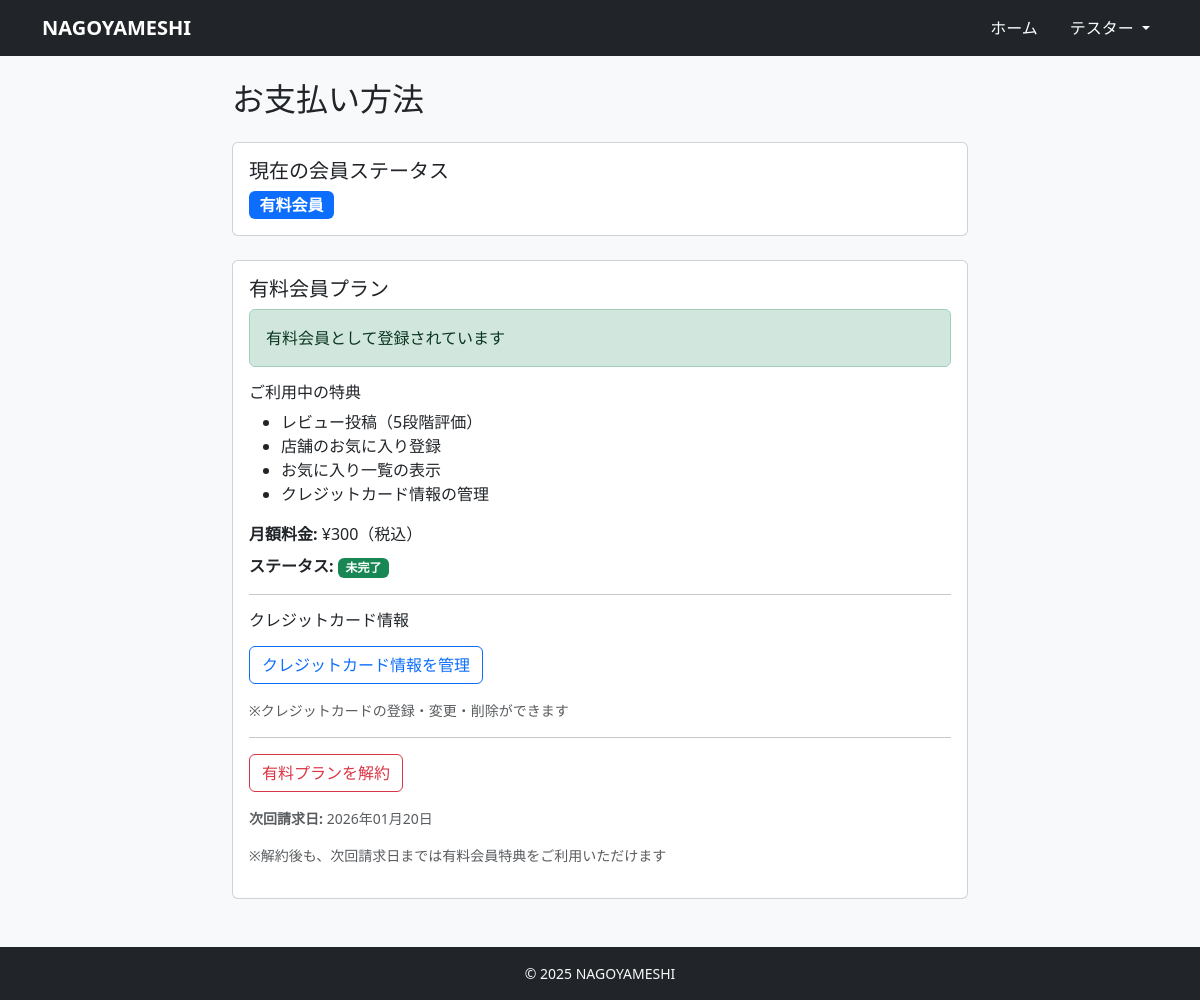
Page /accounts/user/payment/ (signed in) on the earlier database version.
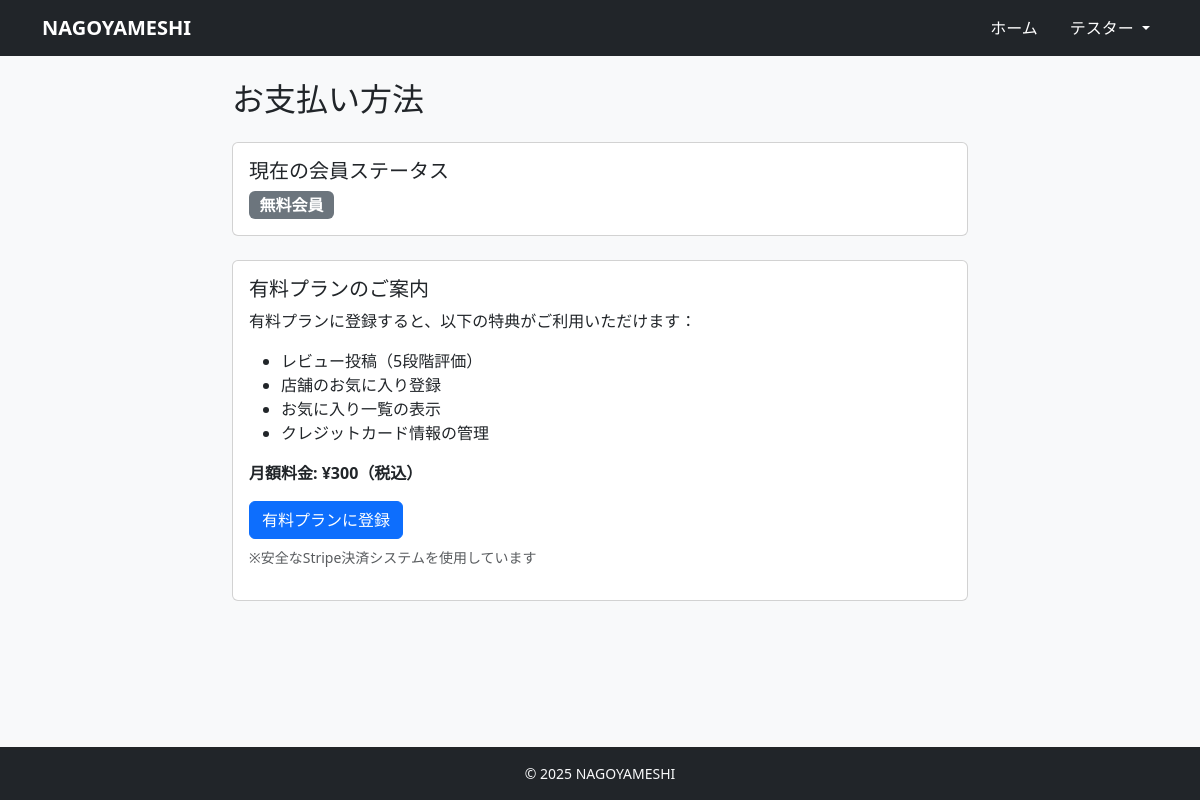
Same page on the later database version.
### accounts/models.py (models this page shows, shortened)
class User(AbstractUser):
    username = None  # 使わない（メールログインにする）
    email = models.EmailField(unique=True)
    name = models.CharField(max_length=10)
    name_kana = models.CharField(max_length=10)
    zipcode = models.CharField(max_length=8)
    address = models.CharField(max_length=20)
    tel = models.CharField(max_length=11)
    company = models.ForeignKey(
        'restaurants.Company',
        verbose_name='所属会社',
        on_delete=models.SET_NULL,
        null=True,
        blank=True,
        related_name='staff_members'
    )
    is_paid_member = models.BooleanField(default=False)
    is_owner_member = models.BooleanField(default=False)
    created_at = models.DateTimeField(auto_now_add=True)
    updated_at = models.DateTimeField(auto_now=True)
    USERNAME_FIELD = 'email'
    REQUIRED_FIELDS = ['name', 'name_kana', 'zipcode', 'address', 'tel']
    objects = CustomUserManager()

### subscriptions/models.py (models this page shows, shortened)
class Subscription(models.Model):
    STATUS_CHOICES = [
        ('active', 'アクティブ'),
        ('canceled', 'キャンセル済み'),
        ('past_due', '支払い遅延'),
        ('incomplete', '未完了'),
        ('trialing', 'トライアル中'),
    ]
    user = models.OneToOneField(
        settings.AUTH_USER_MODEL,
        on_delete=models.CASCADE,
        related_name='subscription',
        verbose_name='ユーザー'
    )
    stripe_customer_id = models.CharField(
        max_length=255,
        verbose_name='Stripe顧客ID',
        unique=True
    )
    stripe_subscription_id = models.CharField(
        max_length=255,
        verbose_name='StripeサブスクリプションID',
        unique=True,
        null=True,
        blank=True
    )
    status = models.CharField(
        max_length=20,
        choices=STATUS_CHOICES,
        default='incomplete',
        verbose_name='ステータス'
    )
    price = models.DecimalField(
        max_digits=10,
        decimal_places=2,
        default=300.00,
        verbose_name='月額料金'
    )
    started_at = models.DateTimeField(
        null=True,
        blank=True,
        verbose_name='開始日'
    )
    next_billing_date = models.DateTimeField(
        null=True,
        blank=True,
        verbose_name='次回請求日'
    )
    canceled_at = models.DateTimeField(
        null=True,
        blank=True,
        verbose_name='キャンセル日'
    )
    created_at = models.DateTimeField(auto_now_add=True, verbose_name='作成日時')
    updated_at = models.DateTimeField(auto_now=True, verbose_name='更新日時')
    class Meta:
        verbose_name = 'サブスクリプション'
        verbose_name_plural = 'サブスクリプション'
        ordering = ['-created_at']

### accounts/views.py (the view)
# urls.py: path('user/payment/', views.PaymentMethodView.as_view(), name='payment_method'),
class PaymentMethodView(LoginRequiredMixin, TemplateView):
    template_name = 'accounts/payment_method.html'

### templates/accounts/payment_method.html (shortened to what this page needs)
{% extends "base.html" %}
{% block content %}
<div class="row justify-content-center">
    <div class="col-md-8">
        <h2 class="mb-4">お支払い方法</h2>
        <div class="card mb-4">
            <div class="card-body">
                <h5 class="card-title">現在の会員ステータス</h5>
                <p class="mb-0">
                    {% if user.is_paid_member %}
                    <span class="badge bg-primary fs-6">有料会員</span>
                    {% else %}
                    <span class="badge bg-secondary fs-6">無料会員</span>
                    {% endif %}
                </p>
            </div>
        </div>
        {% if user.is_paid_member %}
        <div class="card">
            <div class="card-body">
                <h5 class="card-title">有料会員プラン</h5>
                <div class="alert alert-success">
                    <p class="mb-0">
                         有料会員として登録されています
                    </p>
                </div>
                <h6 class="mt-3">ご利用中の特典</h6>
                <ul class="mb-3">
                    <li>レビュー投稿（5段階評価）</li>
                    <li>店舗のお気に入り登録</li>
                    <li>お気に入り一覧の表示</li>
                    <li>クレジットカード情報の管理</li>
                </ul>
                <p class="mb-2"><strong>月額料金:</strong> ¥300（税込）</p>
                {% if user.subscription %}
                <p class="mb-2"><strong>ステータス:</strong>
                    <span class="badge bg-success">{{ user.subscription.get_status_display }}</span>
                </p>
                {% endif %}
                <hr>
                <h6 class="mb-3">クレジットカード情報</h6>
                <form method="post" action="{% url 'subscriptions:customer_portal' %}" class="mb-3">
                    <button type="submit" class="btn btn-outline-primary">
                         クレジットカード情報を管理
                    </button>
                </form>
                <p class="small text-muted mb-3">
                    ※クレジットカードの登録・変更・削除ができます
                </p>
                <hr>
                <a href="{% url 'accounts:subscription_cancel' %}" class="btn btn-outline-danger">
                     有料プランを解約
                </a>
                {% if user.subscription and user.subscription.next_billing_date %}
                <p class="small text-muted mt-3">
                    <strong>次回請求日:</strong> {{ user.subscription.next_billing_date|date:"Y年m月d日" }}
                </p>
                {% endif %}
                <p class="small text-muted mt-2">
                    ※解約後も、次回請求日までは有料会員特典をご利用いただけます
                </p>
            </div>
        </div>
        {% else %}
        <div class="card">
            <div class="card-body">
                <h5 class="card-title">有料プランのご案内</h5>
                <p>有料プランに登録すると、以下の特典がご利用いただけます：</p>
                <ul>
                    <li>レビュー投稿（5段階評価）</li>
                    <li>店舗のお気に入り登録</li>
                    <li>お気に入り一覧の表示</li>
                    <li>クレジットカード情報の管理</li>
                </ul>
                <p class="fw-bold">月額料金: ¥300（税込）</p>
                <form method="post" action="{% url 'subscriptions:create' %}">
                    <button type="submit" class="btn btn-primary">
                         有料プランに登録
                    </button>
                </form>
                <p class="small text-muted mt-2">
                    ※安全なStripe決済システムを使用しています
                </p>
            </div>
        </div>
        {% endif %}
    </div>
</div>
{% endblock %}

### templates/base.html (shortened to what this page needs)
<!DOCTYPE html>
<html lang="ja">
<head>
    <link href="https://cdn.jsdelivr.net/npm/bootstrap@5.3.3/dist/css/bootstrap.min.css" rel="stylesheet"
>
</head>
<body class="bg-light d-flex flex-column min-vh-100">
    <nav class="navbar navbar-expand-lg navbar-dark bg-dark mb-4">
        <div class="container">
            <a class="navbar-brand fw-bold" href="/">NAGOYAMESHI</a>
            <div class="collapse navbar-collapse" id="navbarNav">
                <ul class="navbar-nav ms-auto align-items-center">
                    {% if user.is_authenticated %}
                    {% if user.is_owner_member %}
                    <li class="nav-item">
                        <a class="nav-link me-2" href="{% url 'restaurants:owner_dashboard' %}">ホーム</a>
                    </li>
                    {% else %}
                    <li class="nav-item">
                        <a class="nav-link me-2" href="{% url 'restaurants:restaurant_list' %}">ホーム</a>
                    </li>
                    {% endif %}
                    {% if not user.is_owner_member %}
                    <li class="nav-item dropdown ms-2">
                        <a class="nav-link dropdown-toggle" href="#" id="navbarDropdown" role="button"
                            data-bs-toggle="dropdown" aria-expanded="false">
                            {{ user.name|default:user.email }}
                        </a>
                    </li>
                    {% endif %}
                    {% endif %}
                </ul>
            </div>
        </div>
    </nav>
    <main class="container mb-5 flex-grow-1">
        {% block content %}{% endblock %}
    </main>
    <footer class="bg-dark text-light py-3 mt-auto">
        <div class="container text-center small">
            &copy; {{ now|default:"2025" }} NAGOYAMESHI
        </div>
    </footer>
</body>
</html>

Differences in the rows shown:
changed User "テスター": is_paid_member True → False (drawn); subscription.status "未完了" → (not shown); subscription.next_billing_date "2026年01月20日" → (not shown)
Other differences:
text no longer shown: "有料会員 有料会員プラン 有料会員として登録されています ご利用中の特典 月額料金: ¥300（税込） ステータス: クレジットカード情報 クレジットカード情報を管理 ※クレジットカードの登録・変更・削除ができます 有料プランを解約 次回請求日: ※解約後も、次回請求日までは有料会員特典をご利用いただけます"
text now shown: "無料会員 有料プランのご案内 有料プランに登録すると、以下の特典がご利用いただけます： 月額料金: ¥300（税込） 有料プランに登録 ※安全なStripe決済システムを使用しています"
